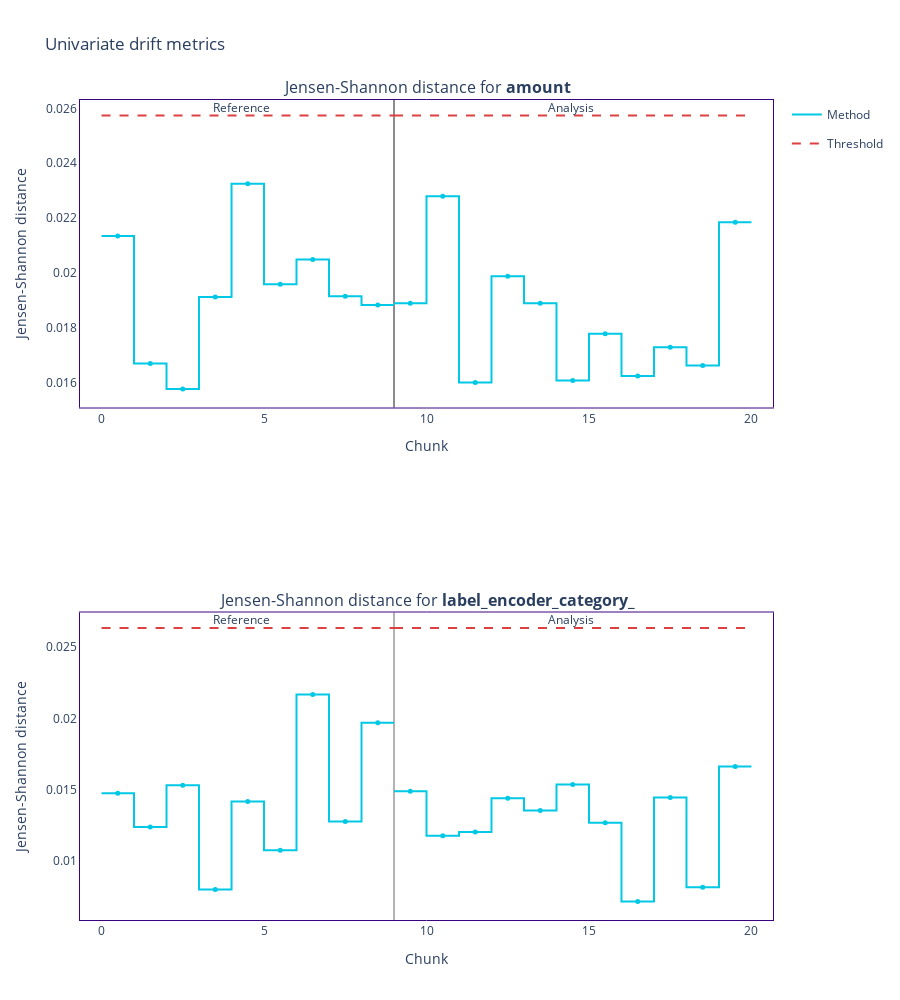

Write notebook code for a chart like this one.
### Code cell
univariate_drift.plot()

### Figure 1 — Plotly figure (JSON) as saved in the notebook; plotly's stock layout.template omitted (floating-point values rounded to 4 significant figures)
{"data": [{"hoverinfo": "skip", "legendgroup": "metric_reference", "line": {"color": "#00c8e5", "shape": "hv", "width": 2}, "mode": "lines", "name": "Method", "showlegend": true, "type": "scatter", "x": [0, 1, 2, 3, 4, 5, 6, 7, 8, 9], "xaxis": "x", "y": [0.02134, 0.01669, 0.01576, 0.01912, 0.02325, 0.01958, 0.02049, 0.01914, 0.01882, 0.01882], "yaxis": "y"}, {"customdata": [["Jensen-Shannon distance for <b>amount</b>", "<b style=\"color:Colors.BLUE_SKY_CRAYOLA;line-height:60px\">Reference</b>", "", "[0:9999]", "Chunk index: <b>0</b>", 0.0213], ["Jensen-Shannon distance for <b>amount</b>", "<b style=\"color:Colors.BLUE_SKY_CRAYOLA;line-height:60px\">Reference</b>", "", "[10000:19999]", "Chunk index: <b>1</b>", 0.0167], ["Jensen-Shannon distance for <b>amount</b>", "<b style=\"color:Colors.BLUE_SKY_CRAYOLA;line-height:60px\">Reference</b>", "", "[20000:29999]", "Chunk index: <b>2</b>", 0.0158], ["Jensen-Shannon distance for <b>amount</b>", "<b style=\"color:Colors.BLUE_SKY_CRAYOLA;line-height:60px\">Reference</b>", "", "[30000:39999]", "Chunk index: <b>3</b>", 0.0191], ["Jensen-Shannon distance for <b>amount</b>", "<b style=\"color:Colors.BLUE_SKY_CRAYOLA;line-height:60px\">Reference</b>", "", "[40000:49999]", "Chunk index: <b>4</b>", 0.0233], ["Jensen-Shannon distance for <b>amount</b>", "<b style=\"color:Colors.BLUE_SKY_CRAYOLA;line-height:60px\">Reference</b>", "", "[50000:59999]", "Chunk index: <b>5</b>", 0.0196], ["Jensen-Shannon distance for <b>amount</b>", "<b style=\"color:Colors.BLUE_SKY_CRAYOLA;line-height:60px\">Reference</b>", "", "[60000:69999]", "Chunk index: <b>6</b>", 0.0205], ["Jensen-Shannon distance for <b>amount</b>", "<b style=\"color:Colors.BLUE_SKY_CRAYOLA;line-height:60px\">Reference</b>", "", "[70000:79999]", "Chunk index: <b>7</b>", 0.0191], ["Jensen-Shannon distance for <b>amount</b>", "<b style=\"color:Colors.BLUE_SKY_CRAYOLA;line-height:60px\">Reference</b>", "", "[80000:84073]", "Chunk index: <b>8</b>", 0.0188]], "hovertemplate": "%{customdata[1]} &nbsp; &nbsp; %{customdata[2]} <br />Chunk: <b>%{customdata[3]}</b> &nbsp; &nbsp; %{customdata[4]} <br />%{customdata[0]}: <b>%{customdata[5]}</b><b r /><extra></extra>", "legendgroup": "metric_reference", "marker": {"color": "#00c8e5", "size": 5, "symbol": "circle"}, "mode": "markers", "name": "Method", "showlegend": false, "type": "scatter", "x": [0.5, 1.5, 2.5, 3.5, 4.5, 5.5, 6.5, 7.5, 8.5], "xaxis": "x", "y": [0.02134, 0.01669, 0.01576, 0.01912, 0.02325, 0.01958, 0.02049, 0.01914, 0.01882, 0.01882], "yaxis": "y"}, {"hoverinfo": "skip", "legendgroup": "metric_analysis", "line": {"color": "#00c8e5", "shape": "hv", "width": 2}, "mode": "lines", "name": "Method", "showlegend": false, "type": "scatter", "x": [9, 10, 11, 12, 13, 14, 15, 16, 17, 18, 19, 20], "xaxis": "x", "y": [0.01889, 0.02279, 0.016, 0.01988, 0.01889, 0.01607, 0.01777, 0.01623, 0.01728, 0.01662, 0.02185, 0.02185], "yaxis": "y"}, {"customdata": [["Jensen-Shannon distance for <b>amount</b>", "<b style=\"color:Colors.BLUE_SKY_CRAYOLA;line-height:60px\">Analysis</b>", "", "[0:9999]", "Chunk index: <b>0</b>", 0.0189], ["Jensen-Shannon distance for <b>amount</b>", "<b style=\"color:Colors.BLUE_SKY_CRAYOLA;line-height:60px\">Analysis</b>", "", "[10000:19999]", "Chunk index: <b>1</b>", 0.0228], ["Jensen-Shannon distance for <b>amount</b>", "<b style=\"color:Colors.BLUE_SKY_CRAYOLA;line-height:60px\">Analysis</b>", "", "[20000:29999]", "Chunk index: <b>2</b>", 0.016], ["Jensen-Shannon distance for <b>amount</b>", "<b style=\"color:Colors.BLUE_SKY_CRAYOLA;line-height:60px\">Analysis</b>", "", "[30000:39999]", "Chunk index: <b>3</b>", 0.0199], ["Jensen-Shannon distance for <b>amount</b>", "<b style=\"color:Colors.BLUE_SKY_CRAYOLA;line-height:60px\">Analysis</b>", "", "[40000:49999]", "Chunk index: <b>4</b>", 0.0189], ["Jensen-Shannon distance for <b>amount</b>", "<b style=\"color:Colors.BLUE_SKY_CRAYOLA;line-height:60px\">Analysis</b>", "", "[50000:59999]", "Chunk index: <b>5</b>", 0.0161], ["Jensen-Shannon distance for <b>amount</b>", "<b style=\"color:Colors.BLUE_SKY_CRAYOLA;line-height:60px\">Analysis</b>", "", "[60000:69999]", "Chunk index: <b>6</b>", 0.0178], ["Jensen-Shannon distance for <b>amount</b>", "<b style=\"color:Colors.BLUE_SKY_CRAYOLA;line-height:60px\">Analysis</b>", "", "[70000:79999]", "Chunk index: <b>7</b>", 0.0162], ["Jensen-Shannon distance for <b>amount</b>", "<b style=\"color:Colors.BLUE_SKY_CRAYOLA;line-height:60px\">Analysis</b>", "", "[80000:89999]", "Chunk index: <b>8</b>", 0.0173], ["Jensen-Shannon distance for <b>amount</b>", "<b style=\"color:Colors.BLUE_SKY_CRAYOLA;line-height:60px\">Analysis</b>", "", "[90000:99999]", "Chunk index: <b>9</b>", 0.0166], ["Jensen-Shannon distance for <b>amount</b>", "<b style=\"color:Colors.BLUE_SKY_CRAYOLA;line-height:60px\">Analysis</b>", "", "[100000:105091]", "Chunk index: <b>10</b>", 0.0219]], "hovertemplate": "%{customdata[1]} &nbsp; &nbsp; %{customdata[2]} <br />Chunk: <b>%{customdata[3]}</b> &nbsp; &nbsp; %{customdata[4]} <br />%{customdata[0]}: <b>%{customdata[5]}</b><b r /><extra></extra>", "legendgroup": "metric_analysis", "marker": {"color": "#00c8e5", "size": 5, "symbol": "circle"}, "mode": "markers", "name": "Method", "showlegend": false, "type": "scatter", "x": [9.5, 10.5, 11.5, 12.5, 13.5, 14.5, 15.5, 16.5, 17.5, 18.5, 19.5], "xaxis": "x", "y": [0.01889, 0.02279, 0.016, 0.01988, 0.01889, 0.01607, 0.01777, 0.01623, 0.01728, 0.01662, 0.02185, 0.02185], "yaxis": "y"}, {"hoverinfo": "skip", "legendgroup": "alert", "marker": {"color": "#DD4040", "size": 8, "symbol": "diamond"}, "mode": "markers", "name": "Alert", "showlegend": true, "type": "scatter", "x": [], "xaxis": "x", "y": [], "yaxis": "y"}, {"hoverinfo": "skip", "legendgroup": "thresh", "line": {"color": "#DD4040", "dash": "dash", "width": 2}, "mode": "lines", "name": "Threshold", "showlegend": true, "type": "scatter", "x": [0, 1, 2, 3, 4, 5, 6, 7, 8, 9], "xaxis": "x", "y": [0.02575, 0.02575, 0.02575, 0.02575, 0.02575, 0.02575, 0.02575, 0.02575, 0.02575, 0.02575], "yaxis": "y"}, {"hoverinfo": "skip", "legendgroup": "thresh", "line": {"color": "#DD4040", "dash": "dash", "width": 2}, "mode": "lines", "name": "Threshold", "showlegend": false, "type": "scatter", "x": [9, 10, 11, 12, 13, 14, 15, 16, 17, 18, 19, 20], "xaxis": "x", "y": [0.02575, 0.02575, 0.02575, 0.02575, 0.02575, 0.02575, 0.02575, 0.02575, 0.02575, 0.02575, 0.02575, 0.02575], "yaxis": "y"}, {"hoverinfo": "skip", "legendgroup": "metric_reference", "line": {"color": "#00c8e5", "shape": "hv", "width": 2}, "mode": "lines", "name": "Method", "showlegend": false, "type": "scatter", "x": [0, 1, 2, 3, 4, 5, 6, 7, 8, 9], "xaxis": "x2", "y": [0.01476, 0.01238, 0.01532, 0.008007, 0.01418, 0.01076, 0.02168, 0.01277, 0.0197, 0.0197], "yaxis": "y2"}, {"customdata": [["Jensen-Shannon distance for <b>label_encoder_category_</b>", "<b style=\"color:Colors.BLUE_SKY_CRAYOLA;line-height:60px\">Reference</b>", "", "[0:9999]", "Chunk index: <b>0</b>", 0.0148], ["Jensen-Shannon distance for <b>label_encoder_category_</b>", "<b style=\"color:Colors.BLUE_SKY_CRAYOLA;line-height:60px\">Reference</b>", "", "[10000:19999]", "Chunk index: <b>1</b>", 0.0124], ["Jensen-Shannon distance for <b>label_encoder_category_</b>", "<b style=\"color:Colors.BLUE_SKY_CRAYOLA;line-height:60px\">Reference</b>", "", "[20000:29999]", "Chunk index: <b>2</b>", 0.0153], ["Jensen-Shannon distance for <b>label_encoder_category_</b>", "<b style=\"color:Colors.BLUE_SKY_CRAYOLA;line-height:60px\">Reference</b>", "", "[30000:39999]", "Chunk index: <b>3</b>", 0.008], ["Jensen-Shannon distance for <b>label_encoder_category_</b>", "<b style=\"color:Colors.BLUE_SKY_CRAYOLA;line-height:60px\">Reference</b>", "", "[40000:49999]", "Chunk index: <b>4</b>", 0.0142], ["Jensen-Shannon distance for <b>label_encoder_category_</b>", "<b style=\"color:Colors.BLUE_SKY_CRAYOLA;line-height:60px\">Reference</b>", "", "[50000:59999]", "Chunk index: <b>5</b>", 0.0108], ["Jensen-Shannon distance for <b>label_encoder_category_</b>", "<b style=\"color:Colors.BLUE_SKY_CRAYOLA;line-height:60px\">Reference</b>", "", "[60000:69999]", "Chunk index: <b>6</b>", 0.0217], ["Jensen-Shannon distance for <b>label_encoder_category_</b>", "<b style=\"color:Colors.BLUE_SKY_CRAYOLA;line-height:60px\">Reference</b>", "", "[70000:79999]", "Chunk index: <b>7</b>", 0.0128], ["Jensen-Shannon distance for <b>label_encoder_category_</b>", "<b style=\"color:Colors.BLUE_SKY_CRAYOLA;line-height:60px\">Reference</b>", "", "[80000:84073]", "Chunk index: <b>8</b>", 0.0197]], "hovertemplate": "%{customdata[1]} &nbsp; &nbsp; %{customdata[2]} <br />Chunk: <b>%{customdata[3]}</b> &nbsp; &nbsp; %{customdata[4]} <br />%{customdata[0]}: <b>%{customdata[5]}</b><b r /><extra></extra>", "legendgroup": "metric_reference", "marker": {"color": "#00c8e5", "size": 5, "symbol": "circle"}, "mode": "markers", "name": "Method", "showlegend": false, "type": "scatter", "x": [0.5, 1.5, 2.5, 3.5, 4.5, 5.5, 6.5, 7.5, 8.5], "xaxis": "x2", "y": [0.01476, 0.01238, 0.01532, 0.008007, 0.01418, 0.01076, 0.02168, 0.01277, 0.0197, 0.0197], "yaxis": "y2"}, {"hoverinfo": "skip", "legendgroup": "metric_analysis", "line": {"color": "#00c8e5", "shape": "hv", "width": 2}, "mode": "lines", "name": "Method", "showlegend": false, "type": "scatter", "x": [9, 10, 11, 12, 13, 14, 15, 16, 17, 18, 19, 20], "xaxis": "x2", "y": [0.0149, 0.01178, 0.01203, 0.0144, 0.01355, 0.01537, 0.01268, 0.007163, 0.01447, 0.00817, 0.01663, 0.01663], "yaxis": "y2"}, {"customdata": [["Jensen-Shannon distance for <b>label_encoder_category_</b>", "<b style=\"color:Colors.BLUE_SKY_CRAYOLA;line-height:60px\">Analysis</b>", "", "[0:9999]", "Chunk index: <b>0</b>", 0.0149], ["Jensen-Shannon distance for <b>label_encoder_category_</b>", "<b style=\"color:Colors.BLUE_SKY_CRAYOLA;line-height:60px\">Analysis</b>", "", "[10000:19999]", "Chunk index: <b>1</b>", 0.0118], ["Jensen-Shannon distance for <b>label_encoder_category_</b>", "<b style=\"color:Colors.BLUE_SKY_CRAYOLA;line-height:60px\">Analysis</b>", "", "[20000:29999]", "Chunk index: <b>2</b>", 0.012], ["Jensen-Shannon distance for <b>label_encoder_category_</b>", "<b style=\"color:Colors.BLUE_SKY_CRAYOLA;line-height:60px\">Analysis</b>", "", "[30000:39999]", "Chunk index: <b>3</b>", 0.0144], ["Jensen-Shannon distance for <b>label_encoder_category_</b>", "<b style=\"color:Colors.BLUE_SKY_CRAYOLA;line-height:60px\">Analysis</b>", "", "[40000:49999]", "Chunk index: <b>4</b>", 0.0135], ["Jensen-Shannon distance for <b>label_encoder_category_</b>", "<b style=\"color:Colors.BLUE_SKY_CRAYOLA;line-height:60px\">Analysis</b>", "", "[50000:59999]", "Chunk index: <b>5</b>", 0.0154], ["Jensen-Shannon distance for <b>label_encoder_category_</b>", "<b style=\"color:Colors.BLUE_SKY_CRAYOLA;line-height:60px\">Analysis</b>", "", "[60000:69999]", "Chunk index: <b>6</b>", 0.0127], ["Jensen-Shannon distance for <b>label_encoder_category_</b>", "<b style=\"color:Colors.BLUE_SKY_CRAYOLA;line-height:60px\">Analysis</b>", "", "[70000:79999]", "Chunk index: <b>7</b>", 0.0072], ["Jensen-Shannon distance for <b>label_encoder_category_</b>", "<b style=\"color:Colors.BLUE_SKY_CRAYOLA;line-height:60px\">Analysis</b>", "", "[80000:89999]", "Chunk index: <b>8</b>", 0.0145], ["Jensen-Shannon distance for <b>label_encoder_category_</b>", "<b style=\"color:Colors.BLUE_SKY_CRAYOLA;line-height:60px\">Analysis</b>", "", "[90000:99999]", "Chunk index: <b>9</b>", 0.0082], ["Jensen-Shannon distance for <b>label_encoder_category_</b>", "<b style=\"color:Colors.BLUE_SKY_CRAYOLA;line-height:60px\">Analysis</b>", "", "[100000:105091]", "Chunk index: <b>10</b>", 0.0166]], "hovertemplate": "%{customdata[1]} &nbsp; &nbsp; %{customdata[2]} <br />Chunk: <b>%{customdata[3]}</b> &nbsp; &nbsp; %{customdata[4]} <br />%{customdata[0]}: <b>%{customdata[5]}</b><b r /><extra></extra>", "legendgroup": "metric_analysis", "marker": {"color": "#00c8e5", "size": 5, "symbol": "circle"}, "mode": "markers", "name": "Method", "showlegend": false, "type": "scatter", "x": [9.5, 10.5, 11.5, 12.5, 13.5, 14.5, 15.5, 16.5, 17.5, 18.5, 19.5], "xaxis": "x2", "y": [0.0149, 0.01178, 0.01203, 0.0144, 0.01355, 0.01537, 0.01268, 0.007163, 0.01447, 0.00817, 0.01663, 0.01663], "yaxis": "y2"}, {"hoverinfo": "skip", "legendgroup": "alert", "marker": {"color": "#DD4040", "size": 8, "symbol": "diamond"}, "mode": "markers", "name": "Alert", "showlegend": false, "type": "scatter", "x": [], "xaxis": "x2", "y": [], "yaxis": "y2"}, {"hoverinfo": "skip", "legendgroup": "thresh", "line": {"color": "#DD4040", "dash": "dash", "width": 2}, "mode": "lines", "name": "Threshold", "showlegend": false, "type": "scatter", "x": [0, 1, 2, 3, 4, 5, 6, 7, 8, 9], "xaxis": "x2", "y": [0.02636, 0.02636, 0.02636, 0.02636, 0.02636, 0.02636, 0.02636, 0.02636, 0.02636, 0.02636], "yaxis": "y2"}, {"hoverinfo": "skip", "legendgroup": "thresh", "line": {"color": "#DD4040", "dash": "dash", "width": 2}, "mode": "lines", "name": "Threshold", "showlegend": false, "type": "scatter", "x": [9, 10, 11, 12, 13, 14, 15, 16, 17, 18, 19, 20], "xaxis": "x2", "y": [0.02636, 0.02636, 0.02636, 0.02636, 0.02636, 0.02636, 0.02636, 0.02636, 0.02636, 0.02636, 0.02636, 0.02636], "yaxis": "y2"}], "layout": {"annotations": [{"font": {"size": 16}, "showarrow": false, "text": "Jensen-Shannon distance for <b>amount</b>", "x": 0.5, "xanchor": "center", "xref": "paper", "y": 1, "yanchor": "bottom", "yref": "paper"}, {"font": {"size": 16}, "showarrow": false, "text": "Jensen-Shannon distance for <b>label_encoder_category_</b>", "x": 0.5, "xanchor": "center", "xref": "paper", "y": 0.375, "yanchor": "bottom", "yref": "paper"}, {"showarrow": false, "text": "Reference", "x": 4, "xref": "x", "xshift": 10, "y": 1.01, "yref": "y domain"}, {"showarrow": false, "text": "Analysis", "x": 14, "xref": "x", "xshift": 15, "y": 1.01, "yref": "y domain"}, {"showarrow": false, "text": "Reference", "x": 4, "xref": "x2", "xshift": 10, "y": 1.01, "yref": "y2 domain"}, {"showarrow": false, "text": "Analysis", "x": 14, "xref": "x2", "xshift": 15, "y": 1.01, "yref": "y2 domain"}], "height": 1000, "hoverlabel": {"bgcolor": "white", "font": {"size": 14}}, "legend": {"itemclick": false, "itemdoubleclick": false, "traceorder": "grouped"}, "paper_bgcolor": "rgba(255,255,255,1)", "plot_bgcolor": "rgba(255,255,255,1)", "shapes": [{"layer": "below", "line": {"color": "#666666", "width": 1}, "type": "line", "x0": 9, "x1": 9, "xref": "x", "y0": 0, "y1": 1, "yref": "y domain"}, {"layer": "below", "line": {"color": "#666666", "width": 1}, "type": "line", "x0": 9, "x1": 9, "xref": "x", "y0": 0, "y1": 1, "yref": "y domain"}, {"layer": "below", "line": {"color": "#666666", "width": 1}, "type": "line", "x0": 9, "x1": 9, "xref": "x2", "y0": 0, "y1": 1, "yref": "y2 domain"}], "title": {"text": "Univariate drift metrics"}, "xaxis": {"anchor": "y", "domain": [0, 1], "linecolor": "#3b0280", "matches": "x", "mirror": true, "showgrid": false, "title": {"text": "Chunk"}, "zeroline": false}, "xaxis2": {"anchor": "y2", "domain": [0, 1], "linecolor": "#3b0280", "matches": "x", "mirror": true, "showgrid": false, "title": {"text": "Chunk"}, "zeroline": false}, "yaxis": {"anchor": "x", "domain": [0.625, 1], "linecolor": "#3b0280", "mirror": true, "showgrid": false, "title": {"text": "Jensen-Shannon distance"}, "zeroline": false}, "yaxis2": {"anchor": "x2", "domain": [0, 0.375], "linecolor": "#3b0280", "mirror": true, "showgrid": false, "title": {"text": "Jensen-Shannon distance"}, "zeroline": false}}}
